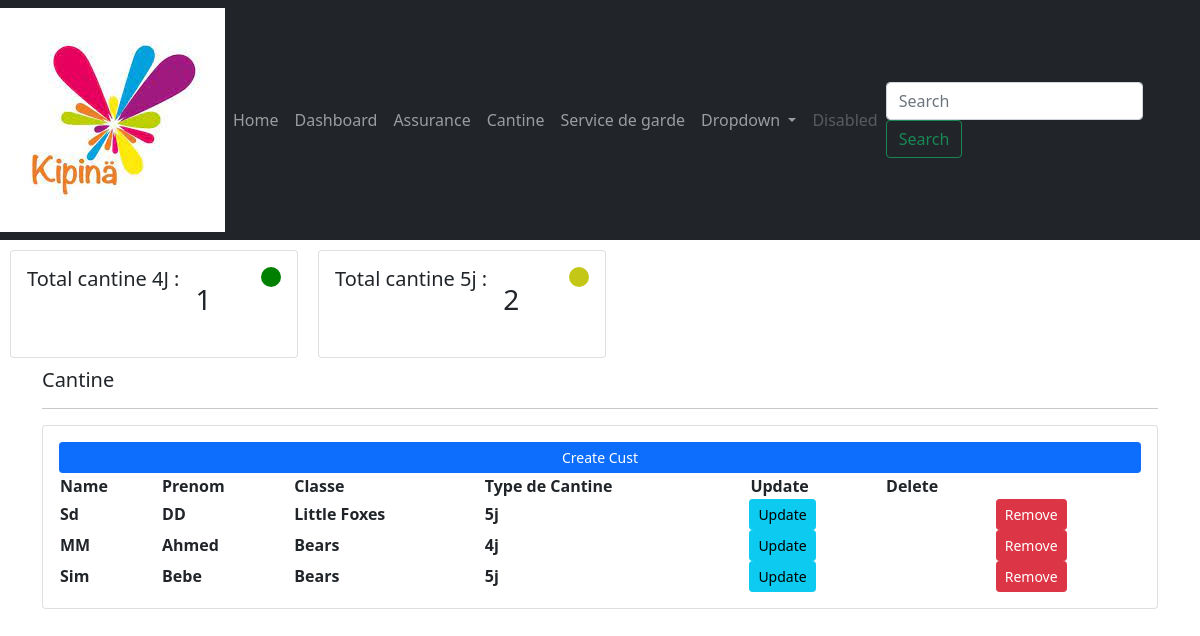
Screenshot of /Cantine/ with the database file from the repository.
### compte/models.py (models this page shows, shortened)
class Cantine(models.Model):
    TYPE=(
        ('4j','4j'),
        ('5j','5j'),
        ('NON','NON'),
    )
    enfant=models.ForeignKey(Enfant,null=True, on_delete=models.SET_NULL)
    type_cantine=models.CharField(max_length=100, null=True, choices=TYPE)

class Enfant(models.Model):
    TYPE=(
        ('exterieur','exterieur'),
        ('interne','interne'),
    )
    CLASSE=(
        ('Foxes','Foxes'),
        ('Little Foxes','Little Foxes'),
        ('Bears','Bears'),
        ('Seals','Seals'),
        ('Owls','Owls'),
    )
    name=models.CharField(max_length=100, null=True)
    prenom=models.CharField(max_length=100, null=True)
    nationalite=models.CharField(max_length=100, null=True)
    langueMaternelle=models.CharField(max_length=100, null=True)
    langueParlee=models.CharField(max_length=100, null=True)
    type=models.CharField(max_length=100, null=True, choices=TYPE)
    date_naissance=models.CharField(max_length=100, null=True)
    date_inscription=models.DateTimeField(auto_now_add=True)
    classe=models.CharField(max_length=100, null=True, choices=CLASSE)
    frais_scolarite=models.BooleanField()

### compte/views.py (the view)
# urls.py: path('Cantine/', views.cantine, name='Cantine'),
def cantine(request):
    enf=Cantine.objects.all()
    total4J=enf.filter(type_cantine='4j').count()
    total5J=enf.filter(type_cantine='5j').count()
    context={
        'enf':enf,
        'total4J' : total4J,
        'total5J' : total5J,
    }
    return render(request,'compte/cantine.html', context)

### templates/compte/cantine.html (shortened to what this page needs)
<!DOCTYPE html>
{% include 'compte/navbar.html' %}
<html lang="en">
<head>
  <link href="https://cdn.jsdelivr.net/npm/bootstrap@5.0.0/dist/css/bootstrap.min.css"
        rel="stylesheet"
>
</head>
<body>
<div style="display: flex; flex-direction: row; flex-wrap: wrap">
  <div class="card" style="width: 18rem; margin: 10px">
    <div class="card-body">
      <div style="display: flex; flex-direction: row">
        <h5 class="card-title">Total cantine 4J : </h5>
        <h3 class="card-body"> {{total4J}} </h3>
        <div style="
          background: green;
          width: 20px;
          height: 20px;
          margin-left: 10px;
          border-radius: 50%;
        "></div>
      </div>
    </div>
  </div>
  <div class="card" style="width: 18rem; margin: 10px">
    <div class="card-body">
      <div style="display: flex; flex-direction: row">
        <h5 class="card-title">Total cantine 5j : </h5>
        <h3 class="card-body"> {{total5J}} </h3>
        <div style="
          background: rgb(196, 199, 21);
          width: 20px;
          height: 20px;
          margin-left: 10px;
          border-radius: 50%;
        "></div>
      </div>
    </div>
</div>
<div class="container">
 <div class="row">
    <div class="col-md-12">
        <h5>Cantine</h5>
        <hr>
        <div class="card card-body">
            <a class="btn btn-primary btn-sm btm-block" href="">Create Cust</a>
            <table>
                <tr>
                    <th>
                        Name
                    </th>
                    <th>
                        Prenom
                    </th>
                    <th>
                        Classe
                    </th>
                    <th>
                        Type de Cantine
                    </th>
                    <th>
                        Update
                    </th>
                    <th>
                        Delete
                    </th>
                </tr>
                {% for i in enf %}
                <tr>
                    <th>
                        {{i.enfant.name}}
                    </th>
                    <th> {{i.enfant.prenom}}</th>
                    <th>{{i.enfant.classe}}</th>
                    <th>{{i.type_cantine}}</th>
                    <th class="btn btn-sm btn-info"> Update</th>
                    <th></th>
                    <th class="btn btn-sm btn-danger"> Remove</th>
                </tr>
                {% endfor %}
            </table>
        </div>
    </div>
 </div>
</div>
</body>
</html>

### templates/compte/navbar.html (shortened to what this page needs)
{% load static %}
<nav class="navbar navbar-expand-lg navbar-dark bg-dark">
    <img src="{% static 'img/Kipina.jpg' %}">
    <div class="collapse navbar-collapse" id="navbarSupportedContent">
      <ul class="navbar-nav mr-auto">
        <li class="nav-item active">
          <a class="nav-link" href="#">Home </a>
        </li>
        <li class="nav-item">
          <a class="nav-link" href="{% url 'dash'%}">Dashboard</a>
        </li>
        <li class="nav-item">
          <a class="nav-link" href="{% url 'Assurance'%}">Assurance</a>
        </li>
        <li class="nav-item">
          <a class="nav-link" href="{% url 'Cantine' %}">Cantine</a>
        </li>
        <li class="nav-item">
          <a class="nav-link" href="#">Service de garde</a>
        </li>
        <li class="nav-item dropdown">
          <a class="nav-link dropdown-toggle" href="#" id="navbarDropdown" role="button" data-toggle="dropdown" aria-haspopup="true" aria-expanded="false">
            Dropdown
          </a>
        </li>
        <li class="nav-item">
          <a class="nav-link disabled" href="#">Disabled</a>
        </li>
      </ul>
      <form class="form-inline my-2 my-lg-0">
        <input class="form-control mr-sm-2" type="search" placeholder="Search" aria-label="Search">
        <button class="btn btn-outline-success my-2 my-sm-0" type="submit">Search</button>
      </form>
    </div>
  </nav>

### rows the page displays
Cantine: enfant.name "Sd", enfant.prenom "DD", enfant.classe "Little Foxes", type_cantine "5j"
Cantine: enfant.name "MM", enfant.prenom "Ahmed", enfant.classe "Bears", type_cantine "4j"
Cantine: enfant.name "Sim", enfant.prenom "Bebe", enfant.classe "Bears", type_cantine "5j"

### other values shown
{{ total4J }} "1"
{{ total5J }} "2"
